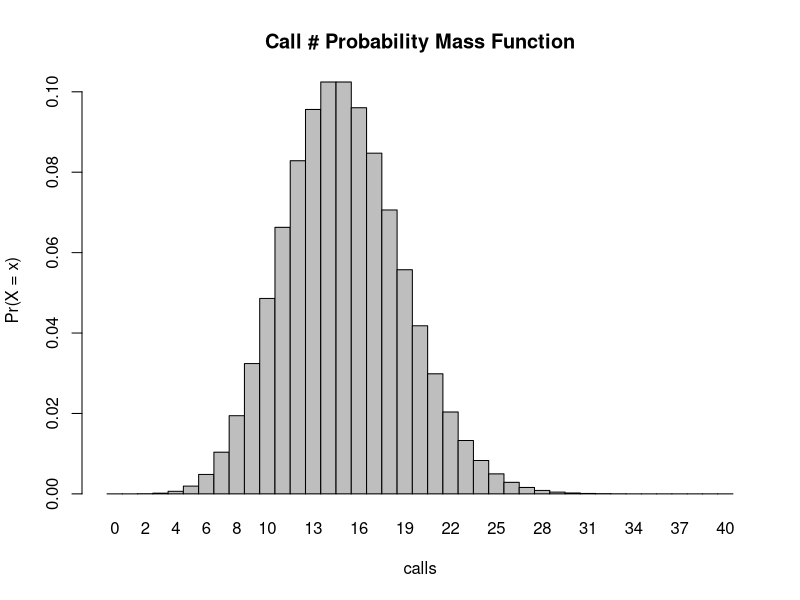
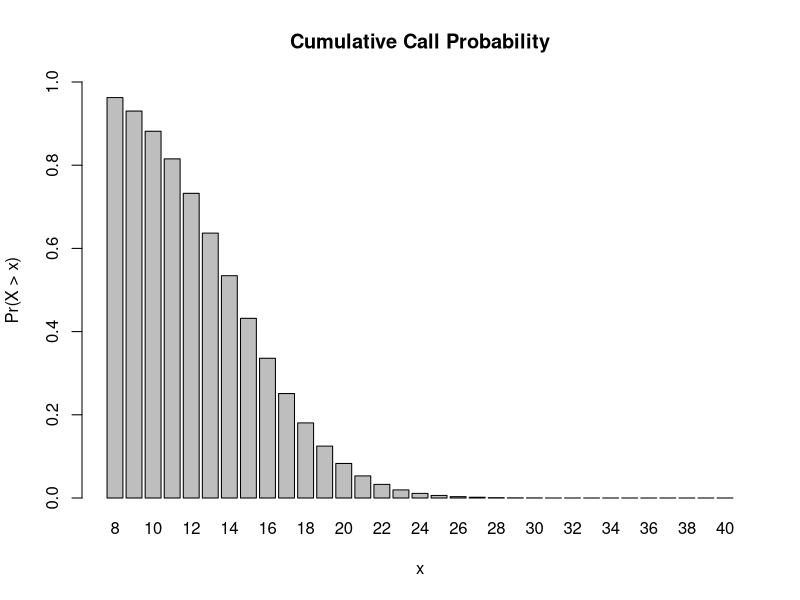
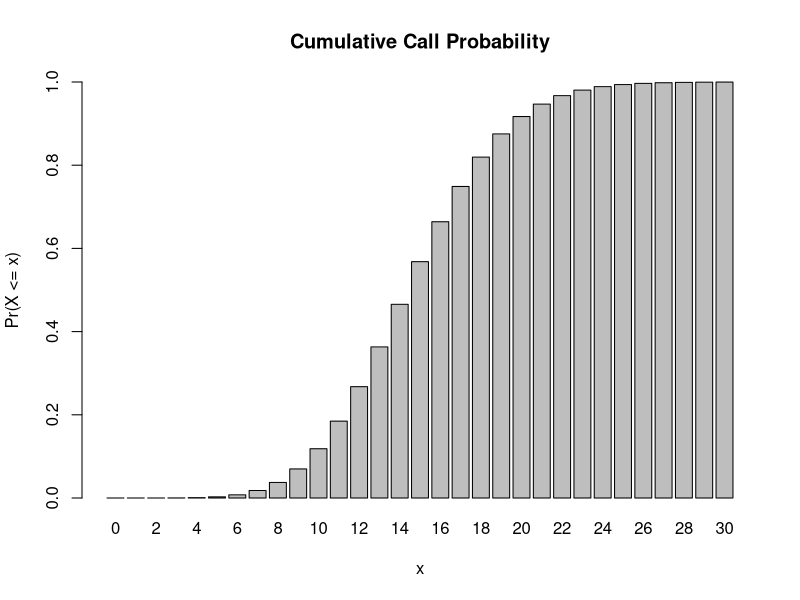
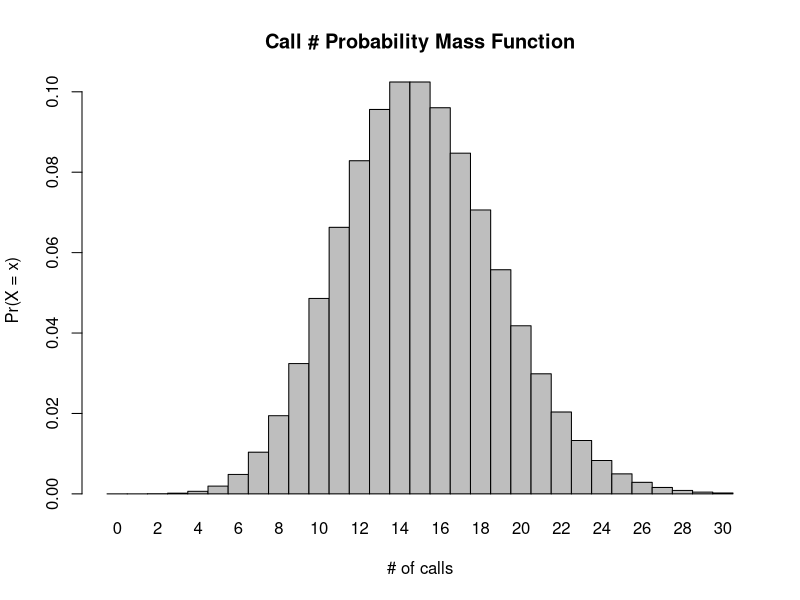
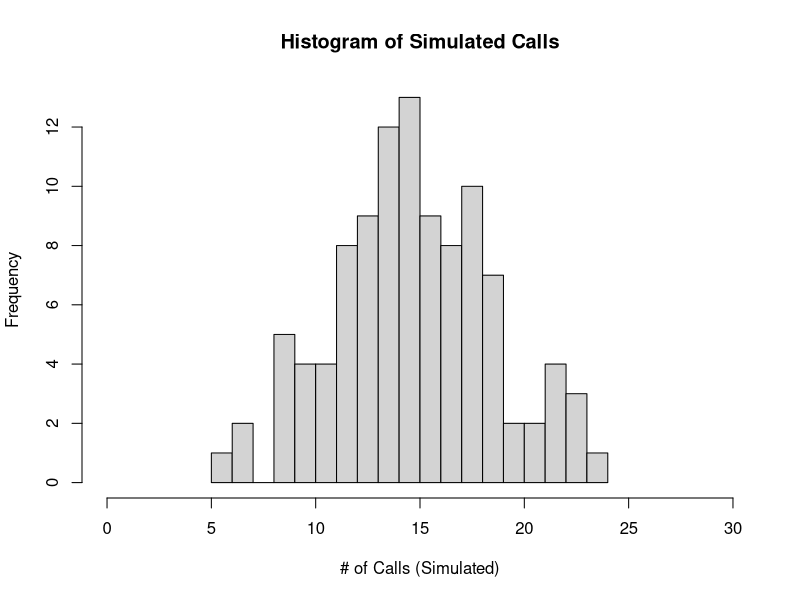

Reproduce these figures in R, in order.
## ---- chunk 1
knitr::opts_chunk$set(echo = TRUE)
## ---- chunk 2
# let's start by assigning X as a Poisson random distribution of the number of calls heard in a 2 hour monitoring session
X <- dpois(0:40,15) #this defines X as a poisson distribution with a mean of 15 over the interval of 0-40 (I just chose the max more or less at random to just try and get a full spread of the distribution)
barplot(X, names.arg = 0:40, space = 0, xlab = "calls", ylab = "Pr(X = x)", main = "Call # Probability Mass Function") #this plots the above generated distribution just to check that it looks right
## ---- chunk 3
ppois(8, 15, lower.tail = FALSE) #ppois returns the cumulative distribution function for a given lambda (in our case 15) and value within the distribution (in our case 8 for the number of calls we're trying to determine the probability for), we specify lower.tail = FALSE to ensure we're finding the probability of the upper tail (i.e. greater than our given value of 8)
## ---- chunk 4
barplot(ppois(8:40, lambda = 15, lower.tail = FALSE), ylim = 0:1, names.arg = 8:40, xlab = "x",
    ylab = "Pr(X > x)", main = "Cumulative Call Probability") # we can visualize the cumulative probability distribution by plotting ppois between our lower value (8) and an undetermined max (I use 40 here, it can theoretically go to infinity but our probability is already essentially at 0 well before we hit 30)
## ---- chunk 5
ppois(0, 15) # as before we use the ppois function to return the cumulative distribution, though this time we leave lower.tail = TRUE to find the probability X <= x (inclusive). Since we're essentially finding the probability in a range from 0 to 0 it's astronomically low,
## ---- chunk 6
barplot(ppois(0:30, lambda = 15), ylim = 0:1, names.arg = 0:30, xlab = "x",
    ylab = "Pr(X <= x)", main = "Cumulative Call Probability") #same as before we're plotting the probability distribution, though since lower.tail = TRUE this time note that the distribution appears inverted to the previous plot. We're finding the probability X <= x, instead of X > x
## ---- chunk 7
#technically I think it'd be better to answer this question like this though:

dpois(0,15) # since this returns the direct probability of a single value rather than a spread, though note that both answers are the same: 3.059023e-07
## ---- chunk 8
# now we return to using the dpois function
dpois(3, 15) # return the probability for a single value (3) given a poisson distribution with a mean of 15
## ---- chunk 9
barplot(dpois(0:30, 15), names.arg = 0:30, space = 0, xlab = "# of calls", ylab = "Pr(X = x)", main = "Call # Probability Mass Function") # see above for a discussion of dpois, the plot here is the same, just over the range 0:30
## ---- chunk 10
set.seed(9955) # setting a seed per Tiffany & Christian's suggestion to ensure consistency of rpois results across different runnings of the chunk
simulated_calls <- rpois(104, 15) #rpois lets us generate a random number based on a poisson distribution, the arguments are n (104), the sample size, and lambda (15), the mean - same as above
simulated_calls
## ---- chunk 11
hist(simulated_calls, #plot a histogram of the calls we simulated above
     xlim = c(0,30), # set limits on the x axis
     breaks = 15, # set the number of breaks in the histogram (I just played around with the number 'til I thought it looked good)
     xlab = "# of Calls (Simulated)", # relabel the x axis
     main = "Histogram of Simulated Calls") #give it a title!
